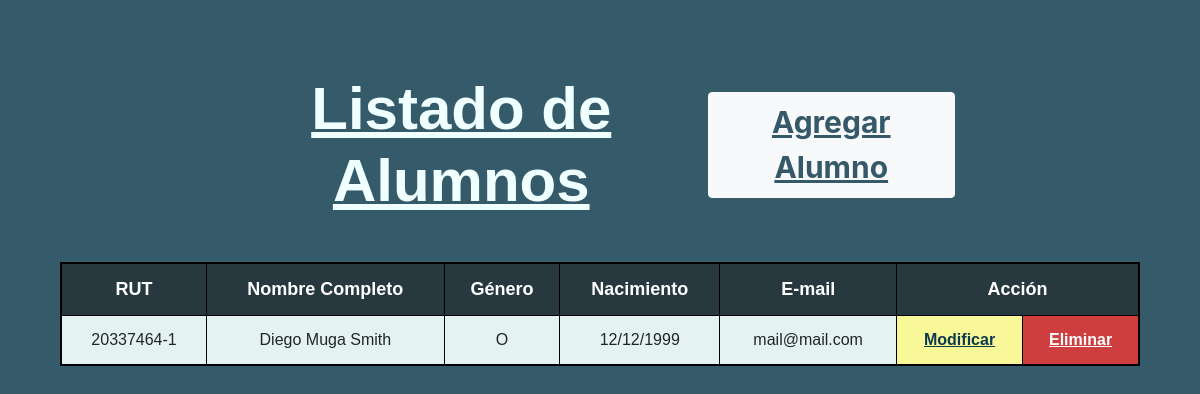
Page /gestion_viajes/crud_alumnos on the committed database.
### gestion_viajes/models.py (models this page shows, shortened)
class Alumno(models.Model):
    id_alumno        = models.AutoField(db_column='idAlumno', primary_key=True)
    rut              = models.CharField(max_length=10, null=False)
    nombre           = models.CharField(max_length=20, null=False)
    apellido_paterno = models.CharField(max_length=20, null=False)
    apellido_materno = models.CharField(max_length=20, null=False)
    fecha_nacimiento = models.DateField(blank=False, null=False)
    id_genero        = models.ForeignKey('Genero',on_delete=models.CASCADE, db_column='idGenero')
    telefono         = models.CharField(max_length=45, null=False)
    email            = models.EmailField(unique=True, max_length=100, blank=True, null=True)
    direccion        = models.CharField(max_length=50, blank=True, null=True)
    id_curso         = models.ForeignKey('Curso',on_delete=models.CASCADE, db_column='idCurso')
    id_apoderado     = models.ForeignKey('Apoderado',on_delete=models.CASCADE, db_column='idApoderado')

class Genero(models.Model):
    id_genero  = models.AutoField(db_column='idGenero', primary_key=True)
    genero     = models.CharField(max_length=20, blank=False, null=False)

### gestion_viajes/views.py (the view)
# urls.py: path('crud_alumnos', views.crud_alumnos, name='crud_alumnos'),
def crud_alumnos(request):
    alumnos = Alumno.objects.all().order_by('apellido_paterno')
    context = {'alumnos':alumnos}
    return render(request, 'gestion_viajes/alumnos_list.html', context)

### gestion_viajes/templates/gestion_viajes/alumnos_list.html (shortened to what this page needs)
<!DOCTYPE html>
<html lang="en">
  <head>
    {% load static %}
    <link
      rel="stylesheet"
      href="https://cdn.jsdelivr.net/npm/bootstrap@4.6.2/dist/css/bootstrap.min.css"
    />
    <link rel="stylesheet" href="{% static 'css/styles.css' %}">
  </head>
  <body>
    <header>
      <div class="row justify-content-center">
        <div class="col-md-5 col-sm-12">
          <h1>Listado de Alumnos</h1>
        </div>
        <div class="col-md-3 col-sm-12">
          <div class="container-btn">
            <button class="btn btn-light" id="btnAgregar">
              <a href="{% url 'alumnosAdd' %}">Agregar Alumno</a>
            </button>
          </div>
        </div>
      </div>
    </header>
    <div class="table-container">
        <table class="table table-striped">
            {% if alumnos %}
                <thead>
                    <tr>
                    <th scope="col">RUT</th>
                    <th scope="col">Nombre Completo</th>
                    <th scope="col">Género</th>
                    <th scope="col">Nacimiento</th>
                    <th scope="col">E-mail</th>
                    <th scope="col" colspan="2">Acción</th>
                    </tr>
                </thead>
                <tbody>
                    {% for alumno in alumnos %}
                      {% if alumno.rut %}
                      <tr>
                          <td>{{ alumno.rut }}</td>
                          <td>{{ alumno.nombre|capfirst }} {{ alumno.apellido_paterno|capfirst }} {{ alumno.apellido_materno|capfirst }}</td>
                          <td>{{ alumno.id_genero.genero|slice:":1" }}</td>
                          <td>{{ alumno.fecha_nacimiento|date:"d/m/Y" }}</td>
                          <td>{{ alumno.email|default_if_none:""|lower }}</td>
                          <td class="td-update"><a href="{% url 'alumnos_edit' pk=alumno.id_alumno %}">Modificar</a></td>
                          <td class="td-delete"><a href="{% url 'alumnos_del' pk=alumno.id_alumno %}">Eliminar</a></td>
                      </tr>
                      {% endif %}
                    {% endfor %}
                </tbody>
            {% endif %}
        </table>
    </div>
  </body>
</html>

### gestion_viajes/static/css/styles.css (style rules this page uses)
body { background-color: rgba(14, 58, 77, 0.836); margin: 5%; }
header .row { margin-bottom: 3%; vertical-align: middle; align-items: center; }
header h1 { text-align: center; margin-top: 3%; margin-bottom: 3%; color: azure; font-weight: bold; font-size: 60px; font-family:'Trebuchet MS', 'Lucida Sans Unicode', 'Lucida Grande', 'Lucida Sans', Arial, sans-serif; text-decoration: underline; }
.container-btn { text-align: center; margin-top: 2%; margin-bottom: 2%; }
.container-btn #btnAgregar { padding-left: 5%; padding-right: 5%; padding-top: 3%; padding-bottom: 3%; font-size: 30px; font-weight: bold; color: rgba(14, 58, 77, 0.836); text-align: center; align-items: center; }
.container-btn #btnAgregar a { color: rgba(14, 58, 77, 0.836); text-decoration: underline; }
.table-container { overflow-x:auto; }
.table-striped { background-color: azure; border: 2px solid black; text-align: center; font-family:'Trebuchet MS', 'Lucida Sans Unicode', 'Lucida Grande', 'Lucida Sans', Arial, sans-serif; }
.table-striped th { font-size: 18px; background-color: rgba(1, 18, 26, 0.836); color: white; }
.table-striped th, .table-striped td { border: 1px solid black !important; }
.table-striped .td-update { background-color: rgb(248, 248, 152); }
.table-striped .td-update a { color: rgba(14, 58, 77); font-weight: bold; text-decoration: underline; }
.table-striped .td-delete { background-color: rgb(206, 62, 62); }
.table-striped .td-delete a { color: white; font-weight: bold; text-decoration: underline; }

### rows in the picture
Alumno: rut "20337464-1", nombre "Diego", apellido_paterno "Muga", apellido_materno "Smith", id_genero.genero "O", fecha_nacimiento "12/12/1999", email "mail@mail.com"
